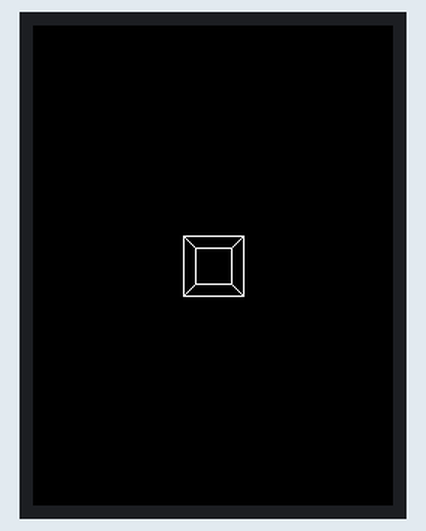
The program below on a simulated ESP32 board running MicroPython. Parts: 240×320 colour display.

Above: at 0.52 s.
At 5.17 s:
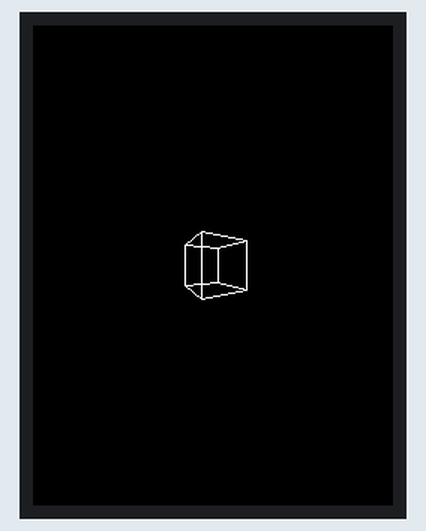
At 10.12 s:
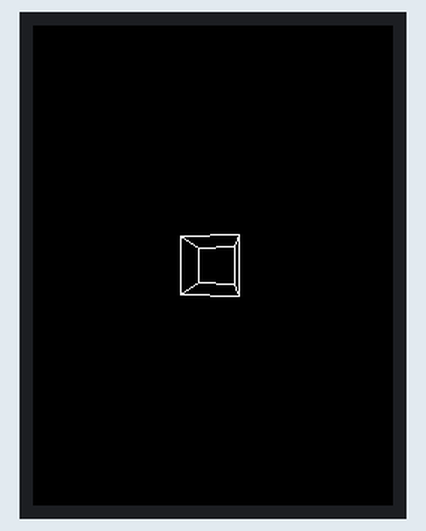
At 20.04 s:
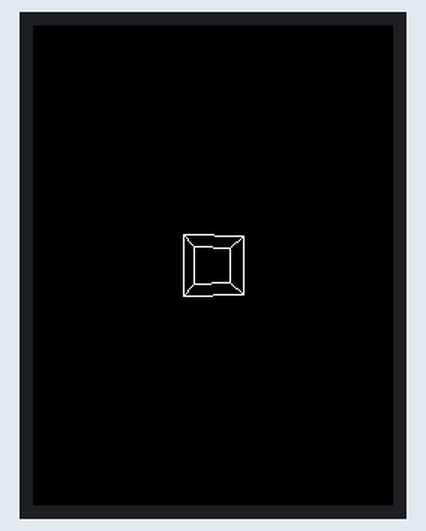
At 29.65 s:
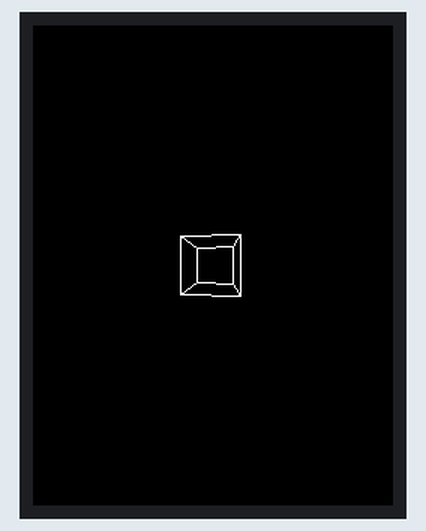
At 39.57 s:
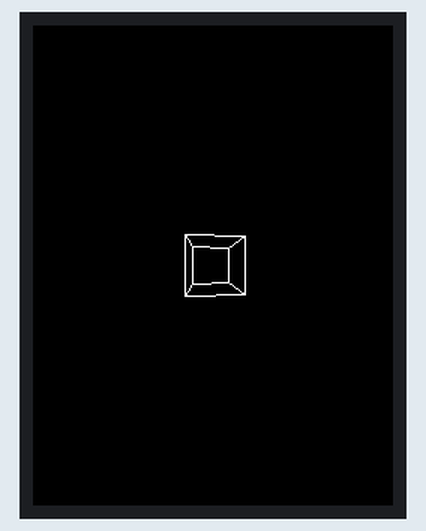

The program:

spinning_cube.py
```python
import math
import time
from ili9341 import Display, color565
from machine import Pin, SPI, mem32

DISPLAY_WIDTH = const(240)
DISPLAY_HEIGHT = const(320)
ROTATION = const(90)

SPI1_BAUD_RATE = const(40000000)
SPI1_SCK_PIN = const(14)
SPI1_MOSI_PIN = const(13)
DISPLAY_DC_PIN = const(2)
DISPLAY_CS_PIN = const(15)
DISPLAY_RST_PIN = const(0)
BL_PIN = const(21)
SPI2_BAUD_RATE = const(1000000)
SPI2_SCK_PIN = const(25)
SPI2_MOSI_PIN = const(32)
SPI2_MISO_PIN = const(39)

class CubeDemo:
    def __init__(self, display):
        self.display = display
        self.angle = 0
        self.zoom = 1.0
        self.cube_size = min(display.width, display.height) // 4
        self.center_x = display.width // 2
        self.center_y = display.height // 2

        self.vertices = [
            (-1, -1, -1), (1, -1, -1), (1, 1, -1), (-1, 1, -1),
            (-1, -1, 1), (1, -1, 1), (1, 1, 1), (-1, 1, 1)
        ]
        self.edges = [
            (0, 1), (1, 2), (2, 3), (3, 0),
            (4, 5), (5, 6), (6, 7), (7, 4),
            (0, 4), (1, 5), (2, 6), (3, 7)
        ]
        self.projected = [(0, 0)] * 8  # Pre-allocate projected points

    def rotate_point(self, x, y, z, cos_a, sin_a):
        x_new = x * cos_a - z * sin_a
        z_new = x * sin_a + z * cos_a
        return x_new, y, z_new

    def project(self, x, y, z):
        distance = 4 / self.zoom
        scale = self.cube_size / (z + distance)
        return int(self.center_x + x * scale), int(self.center_y + y * scale)

    def draw_cube(self):
        cos_a = math.cos(self.angle)
        sin_a = math.sin(self.angle)

        for i, (x, y, z) in enumerate(self.vertices):
            self.projected[i] = self.project(*self.rotate_point(x, y, z, cos_a, sin_a))

        for start, end in self.edges:
            self.display.draw_line(*self.projected[start], *self.projected[end], color565(255, 255, 255))

    def run(self):
        while True:
            self.display.fill_rectangle(0, 0, self.display.width, self.display.height, color565(0, 0, 0))
            self.draw_cube()
            self.angle += 0.05
            time.sleep_ms(10)

def test():
    spi = SPI(1, baudrate=SPI1_BAUD_RATE, sck=Pin(SPI1_SCK_PIN), mosi=Pin(SPI1_MOSI_PIN))
    display = Display(spi, dc=Pin(DISPLAY_DC_PIN), cs=Pin(DISPLAY_CS_PIN), rst=Pin(DISPLAY_RST_PIN), width=DISPLAY_WIDTH, height=DISPLAY_HEIGHT, rotation=ROTATION)
    bl_pin = Pin(BL_PIN, Pin.OUT)
    bl_pin.on()

    cube_demo = CubeDemo(display)

    try:
        cube_demo.run()
    except KeyboardInterrupt:
        print("\nCtrl-C pressed. Exiting...")
    finally:
        display.cleanup()

test()
```
